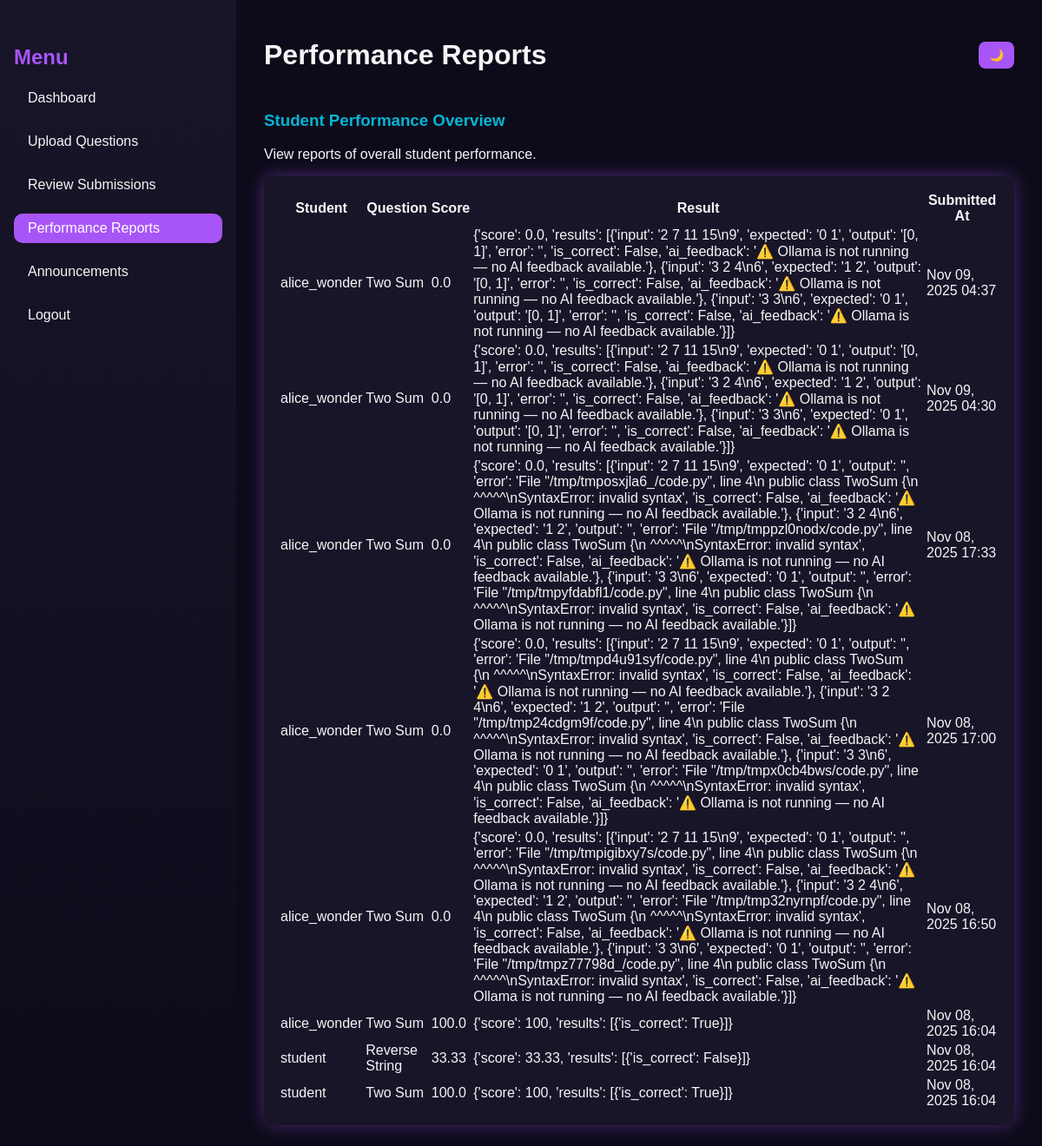
Before: /faculty/performance-reports/ (signed in) with the older database file.
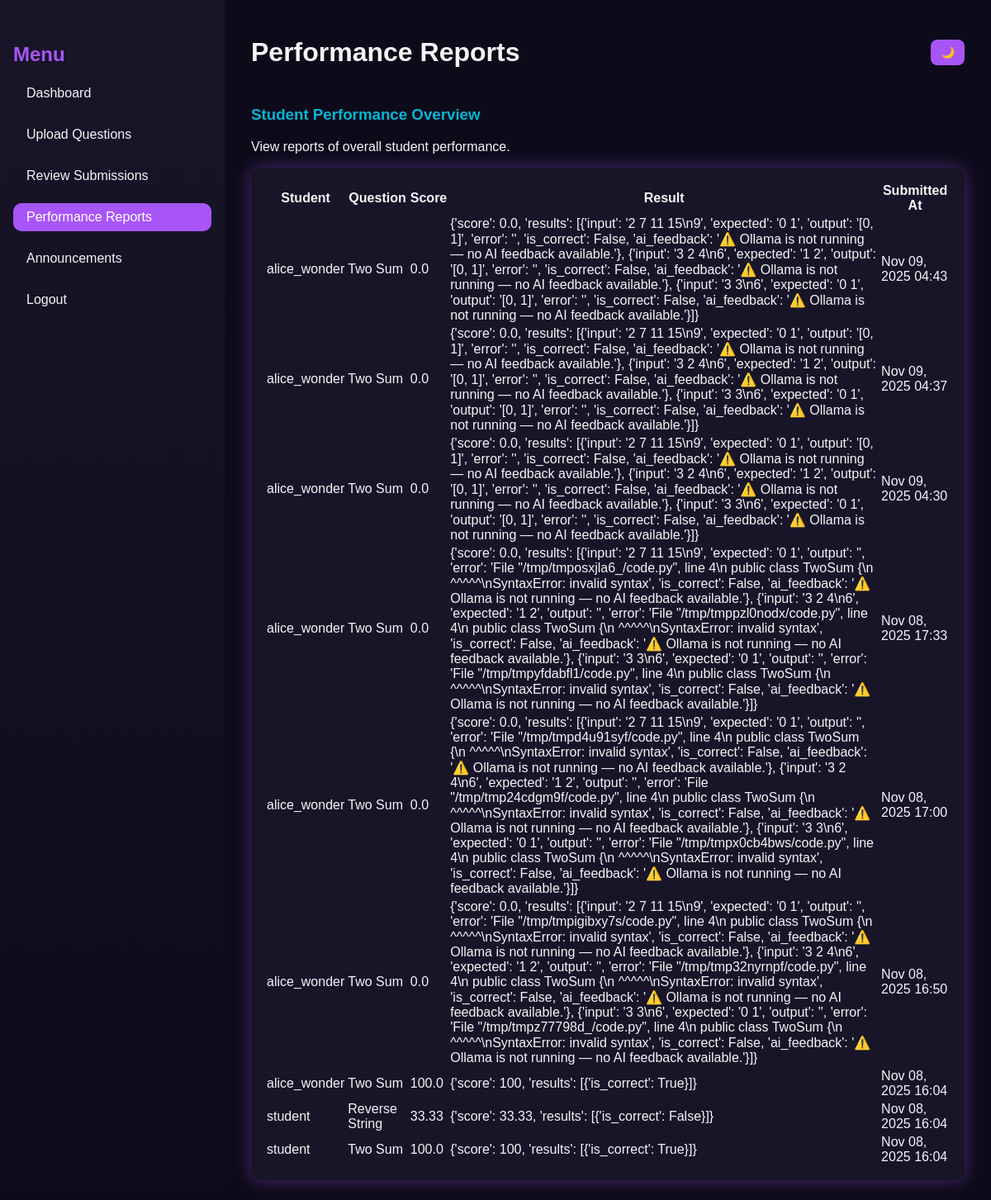
After: the same page with the newer database file.
### core/models.py (models this page shows, shortened)
class Submission(models.Model):
    student = models.ForeignKey(Student, on_delete=models.CASCADE)
    question = models.ForeignKey(Question, on_delete=models.CASCADE)
    code = models.TextField()
    language = models.CharField(max_length=20)
    result = models.JSONField(null=True, blank=True)  # store output, correctness, AI feedback
    score = models.FloatField(default=0)
    submitted_at = models.DateTimeField(auto_now_add=True)

class Student(models.Model):
    user = models.OneToOneField(User, on_delete=models.CASCADE)
    faculty = models.ForeignKey(Faculty, on_delete=models.SET_NULL, null=True, blank=True)
    group = models.CharField(max_length=100, blank=True, null=True)

class Question(models.Model):
    faculty = models.ForeignKey(Faculty, on_delete=models.CASCADE, related_name='questions')
    title = models.CharField(max_length=255)
    description = models.TextField()
    difficulty = models.CharField(
        max_length=20,
        choices=[('Easy', 'Easy'), ('Medium', 'Medium'), ('Hard', 'Hard')],
        default='Easy'
    )
    marks = models.IntegerField(default=0)
    created_at = models.DateTimeField(auto_now_add=True)
    example_input = models.TextField(blank=True)
    example_output = models.TextField(blank=True)
    constraints = models.TextField(blank=True)

### core/views.py (the view)
# urls.py: path('faculty/performance-reports/', views.performance_reports, name='performance_reports'),
@login_required
def performance_reports(request):
    submissions = Submission.objects.select_related('student__user', 'question').order_by('-submitted_at')
    return render(request, 'core/performance_reports.html', {"submissions": submissions})

### core/templates/core/performance_reports.html (shortened to what this page needs)
{% load static %}
<!DOCTYPE html>
<html lang="en">
<head>
  <link rel="stylesheet" href="{% static 'dynamic/CSS/faculty_dashboard.css' %}" />
</head>
<body>
  <div class="dashboard">
    <aside class="sidebar">
      <h2 class="menu-title">Menu</h2>
      <ul>
        <li><a href="{% url 'faculty_dashboard' %}">Dashboard</a></li>
        <li><a href="{% url 'upload_question' %}">Upload Questions</a></li>
        <li><a href="{% url 'review_submissions' %}">Review Submissions</a></li>
        <li><a href="{% url 'performance_reports' %}" class="active">Performance Reports</a></li>
        <li><a href="{% url 'faculty_announcements' %}">Announcements</a></li>
        <li><a href="{% url 'logout' %}">Logout</a></li>
      </ul>
    </aside>
    <main class="main-content">
      <header class="topbar">
        <h1>Performance Reports</h1>
        <div class="theme-toggle">
          <button id="themeToggle">🌙</button>
        </div>
      </header>
      <section class="overview">
        <h3>Student Performance Overview</h3>
        <p>View reports of overall student performance.</p>
        <table class="performance-table">
          <thead>
            <tr>
              <th>Student</th>
              <th>Question</th>
              <th>Score</th>
              <th>Result</th>
              <th>Submitted At</th>
            </tr>
          </thead>
          <tbody>
            {% for submission in submissions %}
              <tr>
                <td>{{ submission.student.user.username }}</td>
                <td>{{ submission.question.title }}</td>
                <td>{{ submission.score }}</td>
                <td>{{ submission.result }}</td>
                <td>{{ submission.submitted_at|date:"M d, Y H:i" }}</td>
              </tr>
            {% empty %}
              <tr>
                <td colspan="5">No submissions yet.</td>
              </tr>
            {% endfor %}
          </tbody>
        </table>
      </section>
    </main>
  </div>
</body>
</html>

### core/static/dynamic/CSS/faculty_dashboard.css (style rules this page uses)
:root { --bg-dark: #0d0b1a; --bg-light: #f4f4f8; --text-dark: #f5f5f5; --text-light: #222; --accent1: #a855f7; --accent2: #06b6d4; --card-dark: #181529; --card-light: #ffffff; --shadow-glow: 0 0 20px rgba(168, 85, 247, 0.4); }
body { font-family: "Poppins", sans-serif; margin: 0; background-color: var(--bg-dark); color: var(--text-dark); transition: background 0.4s, color 0.4s; }
.dashboard { display: flex; height: 100vh; }
.sidebar { width: 240px; background: linear-gradient(180deg, #181529, #0d0b1a); padding: 2rem 1rem; box-shadow: var(--shadow-glow); }
.sidebar .menu-title { color: var(--accent1); font-weight: 700; font-size: 1.5rem; margin-bottom: 1rem; }
.sidebar ul { list-style: none; padding: 0; }
.sidebar ul li { margin: 1rem 0; }
.sidebar ul li a { color: var(--text-dark); text-decoration: none; font-size: 1rem; display: block; padding: 0.5rem 1rem; border-radius: 10px; transition: background 0.3s; }
.sidebar ul li a:hover, .sidebar ul li a.active { background: var(--accent1); color: #fff; }
.main-content { flex: 1; background: var(--bg-dark); color: var(--text-dark); padding: 1.5rem 2rem; overflow-y: auto; transition: background 0.4s, color 0.4s; }
.topbar { display: flex; justify-content: space-between; align-items: center; }
.theme-toggle button { background: var(--accent1); border: none; padding: 8px 12px; border-radius: 8px; color: white; cursor: pointer; transition: 0.3s; }
.overview h3 { color: var(--accent2); margin-top: 1.5rem; }
.upload-form, .overview table { background: var(--card-dark); padding: 1rem; border-radius: 10px; box-shadow: var(--shadow-glow); margin-top: 1rem; }

Changed rows visible on the page:
added Submission: student.user.username "alice_wonder", question "Two Sum", score "0.0", result "{'score': 0.0, 'results': [{'input': '2 7 11 15\\n9', 'expected': '0 1', 'output': '[0, 1]', 'error': '', 'is_correct': False, 'ai_feedback': '⚠️ Ollama is not running — no AI feedback available.'}, {'input': '3 2 4\\n6', 'expected': '1 2', 'output': '[0, 1]', 'error': '', 'is_correct': False, 'ai_feedback': '⚠️ Ollama is not running — no AI feedback available.'}, {'input': '3 3\\n6', 'expected': '0 1', 'output': '[0, 1]', 'error': '', 'is_correct': False, 'ai_feedback': '⚠️ Ollama is not running — no AI feedback available.'}]}", submitted_at "Nov 09, 2025 04:43"
